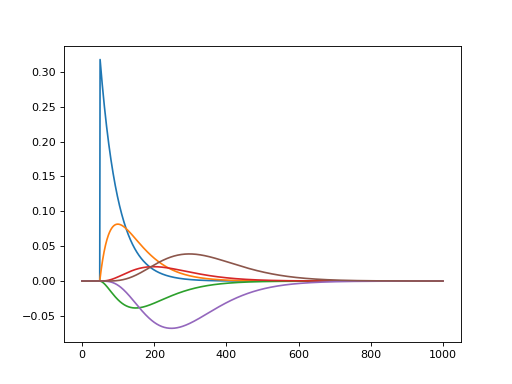

This chart was generated by the following Python code:
import matplotlib.pyplot as plt
import numpy as np
import convis
s = convis.filters.simple.SmoothConv(n=6,tau=0.05)
inp = np.zeros((1000,1,1))
inp[50,0,0] = 1.0
inp = convis.prepare_input(inp)
c = s.get_all_components(inp)
convis.plot_5d_time(c,mean=(3,4))
c = c.data.cpu().numpy()
